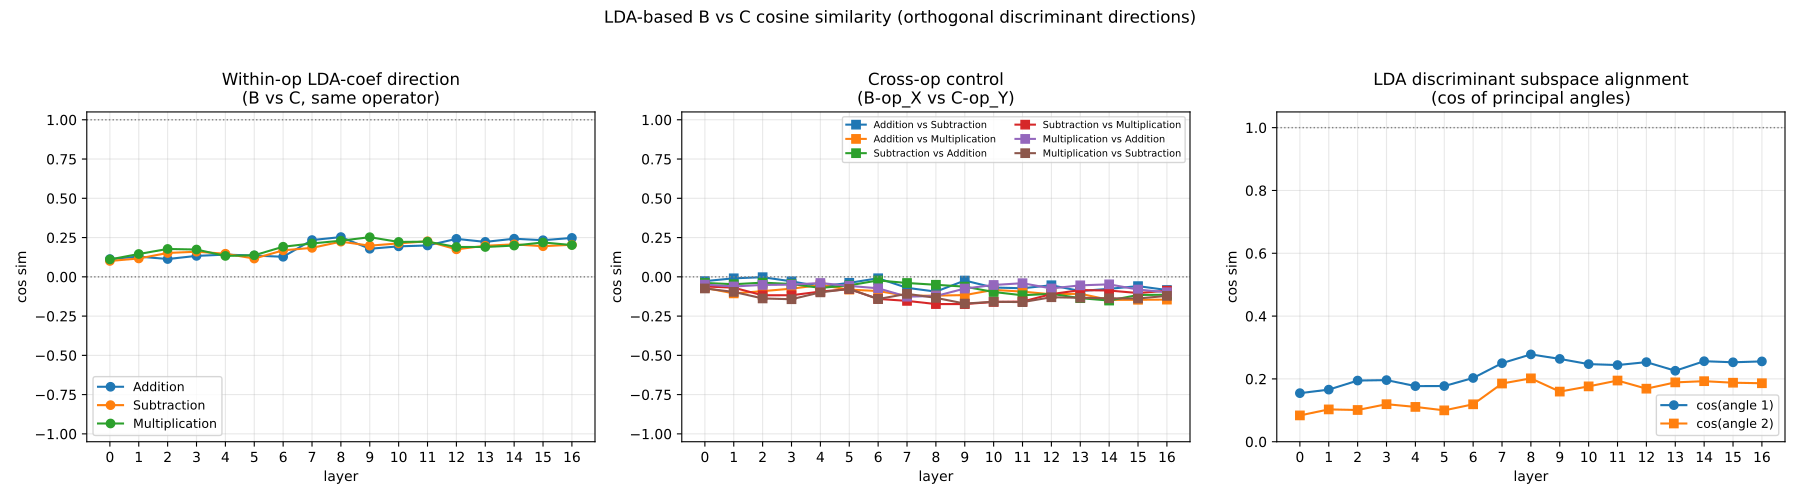

Generate this figure with Python:
"""Cosine similarity between sc-v2-B and sc-v2-C operator directions, this
time using LDA discriminant axes instead of centroid differences.

Centroid-difference directions are non-orthogonal across operators (e.g.,
Add and Mul are anti-parallel because they sit on a single "additive vs
multiplicative" axis). LDA constructs *orthogonal* discriminant axes by
maximizing between-class / within-class scatter ratio, giving cleaner
per-operator directions.

For each (layer, latent_step):
  1. Restrict each dataset to the 3 common operators {Add, Sub, Mul}.
  2. Fit LDA(n_components=2) on each (3 classes -> 2 LD axes).
  3. Compute the per-operator direction = LDA's classifier coef_ row for
     that operator (one-vs-rest classifier weight). These are NOT orthogonal
     to each other, but each is the best linear discriminator for its op.
  4. Also compute the LDA SUBSPACE alignment between B and C (Procrustes /
     principal angles) — measures whether the discriminative subspaces are
     the same, regardless of how each op is parameterized within them.
"""

import json
from collections import Counter
from pathlib import Path

import numpy as np
import torch
import matplotlib.pyplot as plt
from matplotlib.backends.backend_pdf import PdfPages
from sklearn.discriminant_analysis import LinearDiscriminantAnalysis

REPO = Path(__file__).resolve().parent.parent

OUT_PDF = REPO / "visualizations-student-correct" / "cos_sim_b_vs_c_lda.pdf"
OUT_STATS = REPO / "visualizations-student-correct" / "cos_sim_b_vs_c_lda_stats.json"


def load(name_acts: str, name_meta: str, op_filter: list[str] | None = None):
    acts = torch.load(
        REPO / "inference" / "runs" / f"{name_acts}_student" / "activations.pt",
        map_location="cpu", weights_only=True,
    ).float().numpy()
    results = json.load(
        open(REPO / "inference" / "runs" / f"{name_acts}_student" / "results.json")
    )
    meta = json.load(open(REPO.parent / "cf-datasets" / f"{name_meta}.json"))
    types = np.array([r["type"] for r in meta])
    correct = np.array([r["correct"] for r in results], dtype=bool)
    keep = correct
    if op_filter is not None:
        keep = keep & np.isin(types, op_filter)
    return acts[keep], types[keep]


def cos(u, v):
    n = np.linalg.norm(u) * np.linalg.norm(v) + 1e-12
    return float(u @ v / n)


def principal_angles_cos(B_basis, C_basis):
    """Cosines of principal angles between two subspaces given as orthonormal bases (D x k)."""
    Q_B, _ = np.linalg.qr(B_basis)
    Q_C, _ = np.linalg.qr(C_basis)
    M = Q_B.T @ Q_C
    s = np.linalg.svd(M, compute_uv=False)
    return s  # cosines of principal angles, sorted descending


def main():
    print("loading B (cf_under99_b, common ops only)")
    acts_b, types_b = load("cf_under99_b", "cf_under99_b",
                           op_filter=["Addition", "Subtraction", "Multiplication"])
    print(f"  shape={acts_b.shape}  types={dict(Counter(types_b))}")
    print("loading C (cf_under99 minus Div)")
    acts_c, types_c = load("cf_under99", "cf_under99",
                           op_filter=["Addition", "Subtraction", "Multiplication"])
    print(f"  shape={acts_c.shape}  types={dict(Counter(types_c))}")

    common_ops = ["Addition", "Subtraction", "Multiplication"]
    op_to_idx = {op: i for i, op in enumerate(common_ops)}

    L = acts_b.shape[2]
    S = acts_b.shape[1]

    # Per (layer, step):
    #   - fit LDA on each dataset
    #   - compare classifier coef_ rows (one-vs-rest direction per op)
    #   - compare LDA discriminant subspaces (principal angles)
    cos_within = {op: np.zeros((L, S)) for op in common_ops}
    cos_cross = {f"{a} vs {b}": np.zeros((L, S))
                 for a in common_ops for b in common_ops if a != b}
    subspace_angles = np.zeros((L, S, 2))  # (cos of principal angle 1, angle 2) for the 2D LDA subspace

    for layer in range(L):
        for step in range(S):
            X_b = acts_b[:, step, layer, :]
            X_c = acts_c[:, step, layer, :]
            lda_b = LinearDiscriminantAnalysis(n_components=2, solver="svd")
            lda_b.fit(X_b, types_b)
            lda_c = LinearDiscriminantAnalysis(n_components=2, solver="svd")
            lda_c.fit(X_c, types_c)
            # coef_ shape: (n_classes, H). LDA orders classes alphabetically:
            # ['Addition', 'Multiplication', 'Subtraction']
            ord_b = list(lda_b.classes_)
            ord_c = list(lda_c.classes_)
            for op_a in common_ops:
                for op_b in common_ops:
                    v_a = lda_b.coef_[ord_b.index(op_a)]
                    w_b = lda_c.coef_[ord_c.index(op_b)]
                    if op_a == op_b:
                        cos_within[op_a][layer, step] = cos(v_a, w_b)
                    else:
                        cos_cross[f"{op_a} vs {op_b}"][layer, step] = cos(v_a, w_b)
            # Subspace angle: scalings_ contains the LD axes as columns.
            sc_b = lda_b.scalings_[:, :2]
            sc_c = lda_c.scalings_[:, :2]
            subspace_angles[layer, step] = principal_angles_cos(sc_b, sc_c)
        if layer % 4 == 0 or layer == L - 1:
            print(f"  layer {layer:>2d}/{L-1} done", flush=True)

    print("\n=== Within-op LDA-coef cos sim (B vs C, mean across 6 latent steps) ===")
    print(f"{'layer':>5s}  " + "  ".join(f"{op[:11]:>11s}" for op in common_ops))
    for layer in range(L):
        row = "  ".join(f"{cos_within[op][layer].mean():>+10.3f} " for op in common_ops)
        print(f"  {layer:>3d}  {row}")

    print("\n=== LDA subspace alignment (cos of principal angles, mean across steps) ===")
    print("  cos = 1.0 means subspaces coincide; cos = 0 means orthogonal.")
    print(f"{'layer':>5s}  {'angle 1':>9s}  {'angle 2':>9s}")
    for layer in range(L):
        m = subspace_angles[layer].mean(axis=0)
        print(f"  {layer:>3d}  {m[0]:>+8.3f}  {m[1]:>+8.3f}")

    # Plot
    OUT_PDF.parent.mkdir(parents=True, exist_ok=True)
    with PdfPages(OUT_PDF) as pdf:
        fig, axes = plt.subplots(1, 3, figsize=(18, 5))

        # Panel 1: within-op LDA-coef cos sim
        ax = axes[0]
        for op in common_ops:
            ax.plot(range(L), cos_within[op].mean(axis=1), marker="o", label=op)
        ax.axhline(1.0, color="gray", ls=":", lw=1)
        ax.axhline(0.0, color="gray", ls=":", lw=1)
        ax.set_xticks(range(L))
        ax.set_xlabel("layer")
        ax.set_ylabel("cos sim")
        ax.set_title("Within-op LDA-coef direction\n(B vs C, same operator)")
        ax.set_ylim(-1.05, 1.05)
        ax.grid(True, alpha=0.3)
        ax.legend(fontsize=9)

        # Panel 2: cross-op LDA-coef cos sim
        ax = axes[1]
        for k, v in cos_cross.items():
            ax.plot(range(L), v.mean(axis=1), marker="s", label=k)
        ax.axhline(0.0, color="gray", ls=":", lw=1)
        ax.set_xticks(range(L))
        ax.set_xlabel("layer")
        ax.set_ylabel("cos sim")
        ax.set_title("Cross-op control\n(B-op_X vs C-op_Y)")
        ax.set_ylim(-1.05, 1.05)
        ax.grid(True, alpha=0.3)
        ax.legend(fontsize=7, ncol=2)

        # Panel 3: subspace principal angles (LDA discriminant subspace alignment)
        ax = axes[2]
        ax.plot(range(L), subspace_angles[:, :, 0].mean(axis=1), marker="o", label="cos(angle 1)")
        ax.plot(range(L), subspace_angles[:, :, 1].mean(axis=1), marker="s", label="cos(angle 2)")
        ax.axhline(1.0, color="gray", ls=":", lw=1)
        ax.set_xticks(range(L))
        ax.set_xlabel("layer")
        ax.set_ylabel("cos sim")
        ax.set_title("LDA discriminant subspace alignment\n(cos of principal angles)")
        ax.set_ylim(0, 1.05)
        ax.grid(True, alpha=0.3)
        ax.legend(fontsize=9)

        fig.suptitle("LDA-based B vs C cosine similarity (orthogonal discriminant directions)", fontsize=12)
        fig.tight_layout(rect=(0, 0, 1, 0.95))
        pdf.savefig(fig, dpi=140)
        plt.close(fig)

    stats = {
        "within_op_lda_coef_cos": {op: cos_within[op].tolist() for op in common_ops},
        "cross_op_lda_coef_cos": {k: v.tolist() for k, v in cos_cross.items()},
        "subspace_principal_angle_cos": subspace_angles.tolist(),
    }
    OUT_STATS.write_text(json.dumps(stats, indent=2))
    print(f"\nsaved -> {OUT_PDF}")
    print(f"saved -> {OUT_STATS}")


if __name__ == "__main__":
    main()
